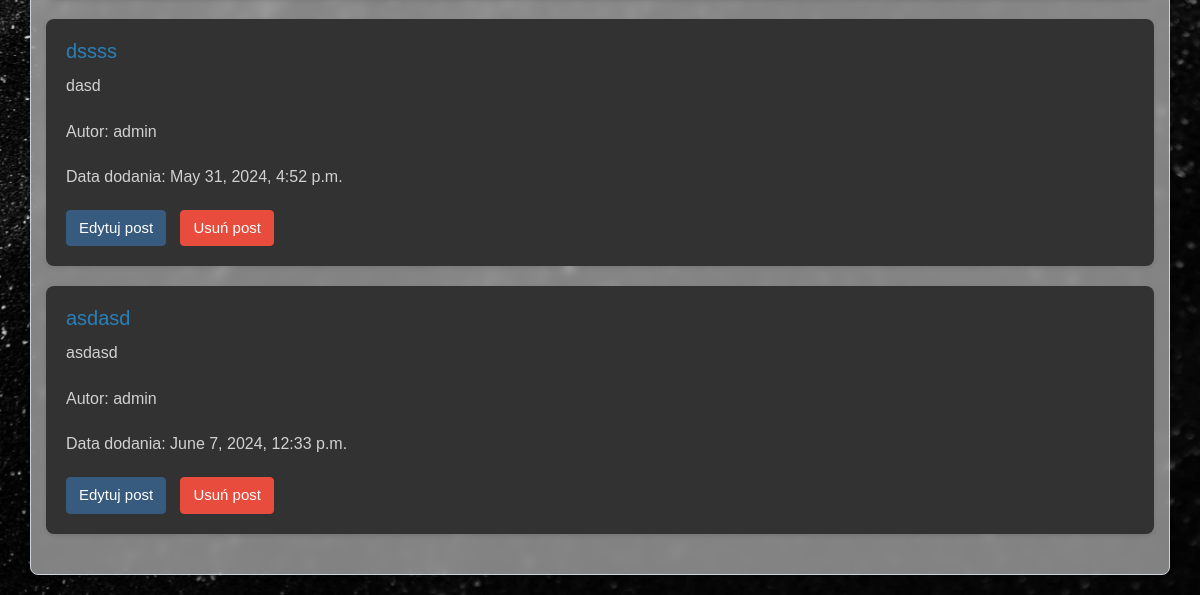
/blogs/4/ (signed in, lower part), run on an earlier commit of the app's database.
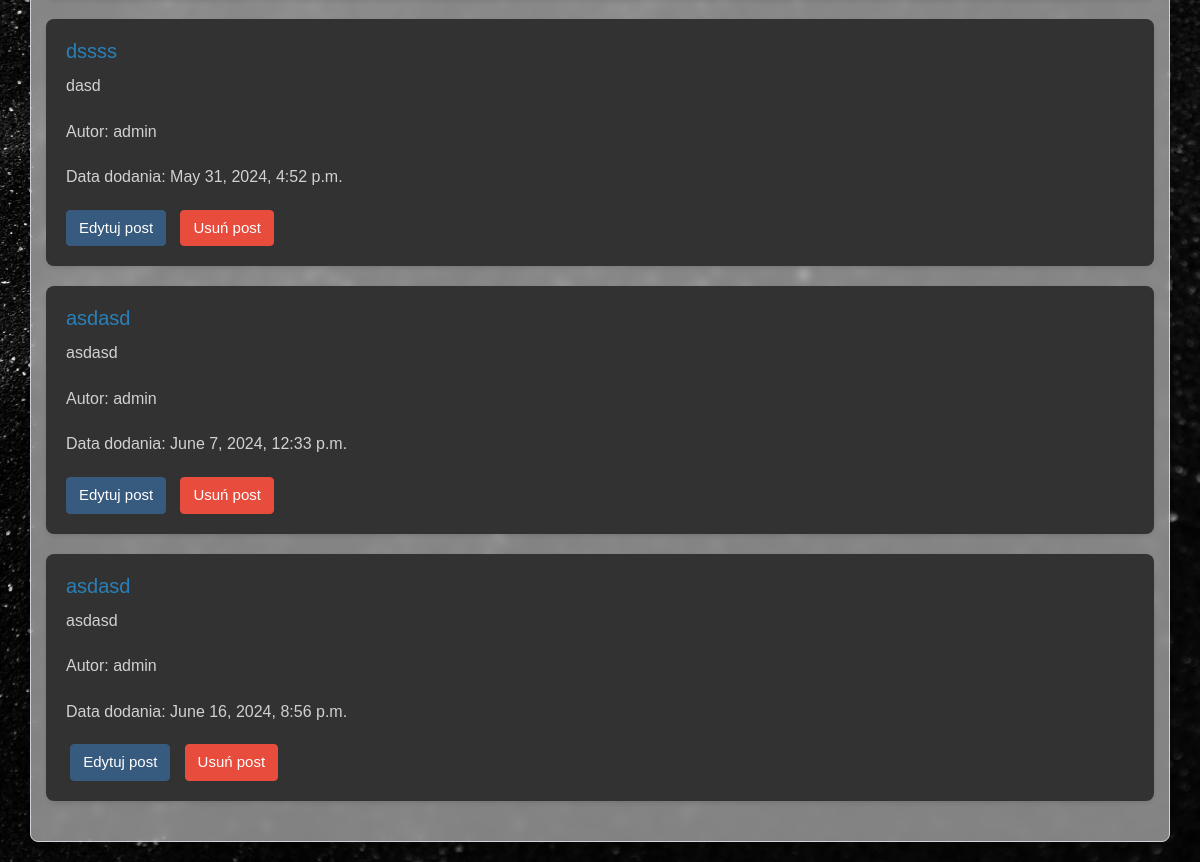
And on a later commit of the database.
### mainapp/models.py (models this page shows)
class Post(models.Model):
    title = models.CharField(max_length=255)
    content = models.TextField(max_length=2000)
    author = models.ForeignKey(User, on_delete=models.CASCADE)
    date_of_creation = models.DateTimeField(auto_now_add=True)
    password = models.CharField(max_length=255, null=True, blank=True)
    is_private = models.BooleanField(default=False)
    image = models.ImageField(upload_to='images/', null=True, blank=True)
    blog = models.ForeignKey(Blog, on_delete=models.CASCADE)

### mainapp/views.py (the view)
# urls.py: path('blogs/<int:blog_id>/', views.blog_details, name='blog_details'),
@login_required
def blog_details(request, blog_id):
    blog = get_object_or_404(Blog, pk=blog_id)
    posts = Post.objects.filter(blog=blog)
    tag_id = request.GET.get('tag')
    if tag_id:
        posts = posts.filter(posttag__tag_id=tag_id)
    tags = Tag.objects.all()
    comment_form = CommentCreationForm()
    return render(request, 'blog_details.html',
                  {'blog': blog, 'posts': posts, 'comment_form': comment_form, 'tags': tags})

### mainapp/templates/blog_details.html (shortened to what this page needs)
<!DOCTYPE html>
<html lang="en">
<head>
    {% load static %}
    <link rel="stylesheet" href="{% static 'css/blog_details.css' %}">
    <link rel="stylesheet" href="{% static 'css/custom_styles.css' %}">
    <link rel="stylesheet" href="https://cdn.jsdelivr.net/npm/bootswatch@4.5.2/dist/darkly/bootstrap.min.css">
</head>
<body>
<main>
    <div class="background-image">
    <div class="container">
        <ul>
            {% for post in posts %}
                <li>
                    <h4><a href="{% url 'post_details' post.id %}">{{ post.title }}</a></h4>
                    <p>{{ post.content }}</p>
                    <p>Autor: {{ post.author }}</p>
                    <p>Data dodania: {{ post.date_of_creation }}</p>
                    {% if request.user == post.author %}
                        <a href="{% url 'edit_post' post_id=post.id %}" class="btn btn-primary">Edytuj post</a>
                        <a href="{% url 'delete_post' post_id=post.id %}" class="btn btn-danger" onclick="return confirm('Czy na pewno chcesz usunąć ten post?')">Usuń post</a>
                    {% endif %}
                </li>
            {% empty %}
                <li>Brak postów.</li>
            {% endfor %}
        </ul>
    </div>
    </div>
</main>
</body>
</html>

### mainapp/static/css/blog_details.css (style rules this page uses)
* { box-sizing: border-box; margin: 0; padding: 0; font-family: 'Poppins', sans-serif; }
body { background-color: #f5f5f5; color: #d1d1d1; }
.background-image { background-image: url('/static/img/background_sites_3.jpg'); background-size: cover; background-position: center; background-attachment: fixed; display: flex; justify-content: center; align-items: center; min-height: 100vh; padding: 20px; box-sizing: border-box; }
.container { max-width: 800px; margin: 0 auto; padding: 20px; background-color: rgba(255, 255, 255, 0.5); backdrop-filter: blur(5px); border-radius: 8px; box-shadow: 0 2px 4px rgba(0, 0, 0, 0.1); border: 1px solid #ced4da; }
.container p { color: #d1d1d1; line-height: 1.6; margin-bottom: 20px; }
.btn { margin-right: 10px; }
.btn-primary { background-color: #2980b9; border-color: #2980b9; transition: background-color 0.3s ease; }
.btn-danger { background-color: #c0392b; border-color: #c0392b; transition: background-color 0.3s ease; }
ul { list-style-type: none; padding: 0; }
ul li { background-color: #333232; border-radius: 8px; box-shadow: 0 2px 4px rgba(0, 0, 0, 0.1); margin-bottom: 20px; padding: 20px; transition: transform 0.3s ease, box-shadow 0.3s ease; }
ul li h4 { font-size: 1.25rem; margin-bottom: 10px; color: #2980b9; }
ul li h4 a { text-decoration: none; color: inherit; transition: color 0.3s ease; }
ul li p { color: #7f8c8d; line-height: 1.6; font-size: 1rem; margin-bottom: 10px; }

What changed in the data, as far as the page shows it:
added Post: title "asdasd", content "asdasd", author "admin", date_of_creation "June 16, 2024, 8:56 p.m.", shows "Edytuj post"
